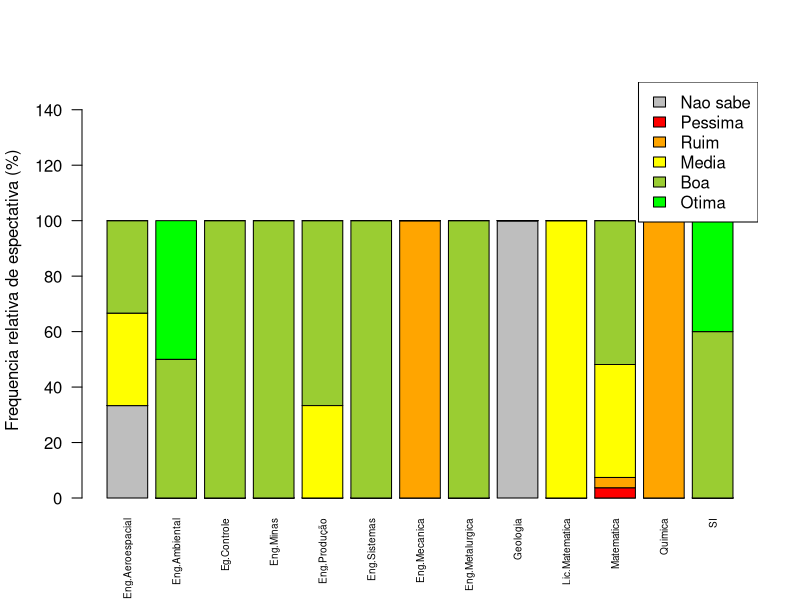
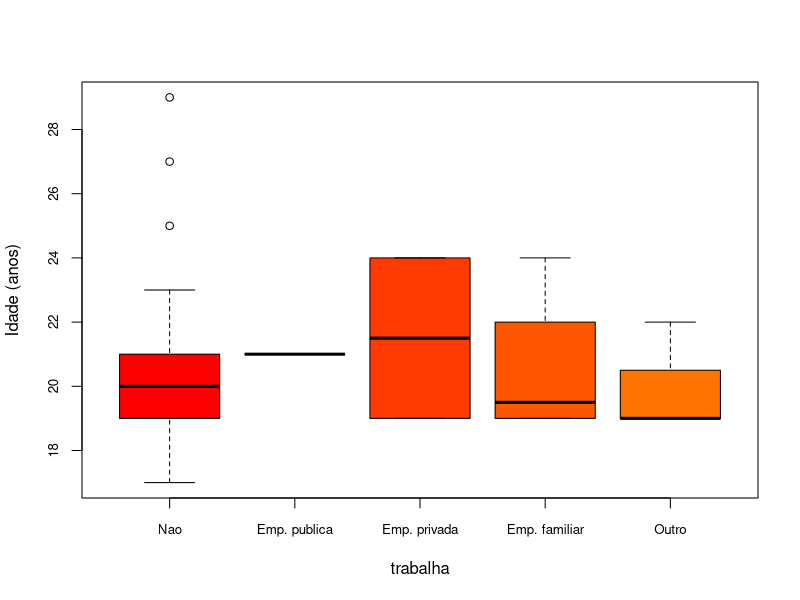
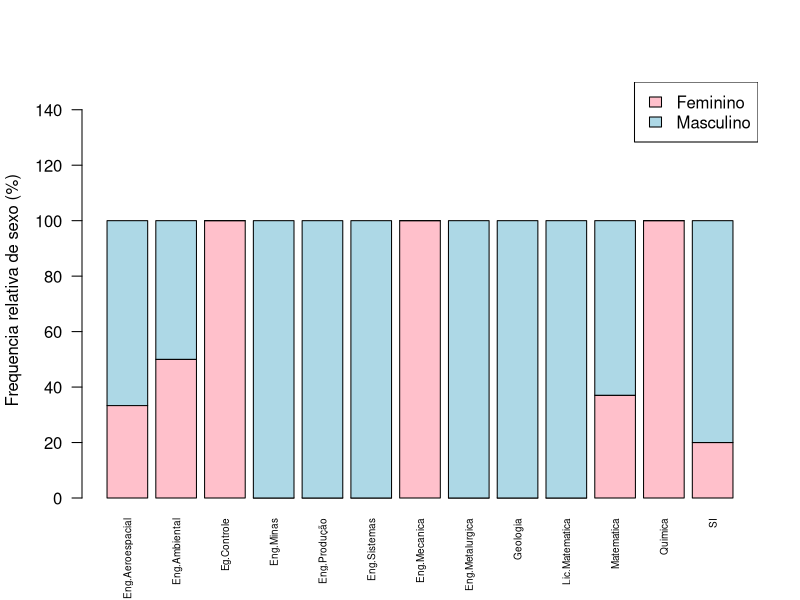
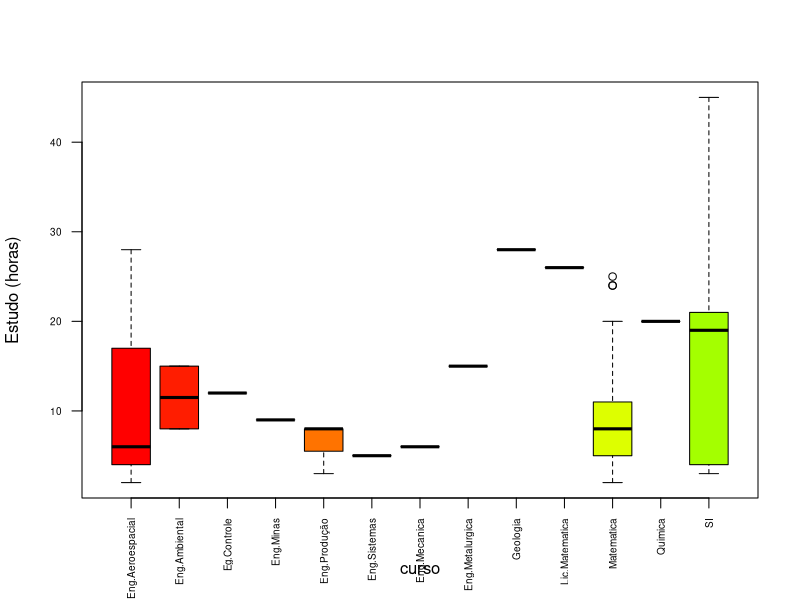
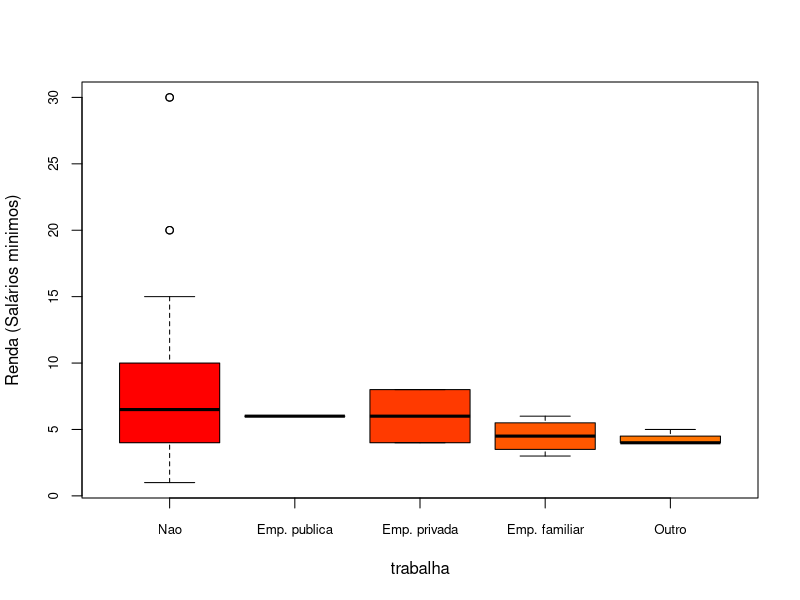
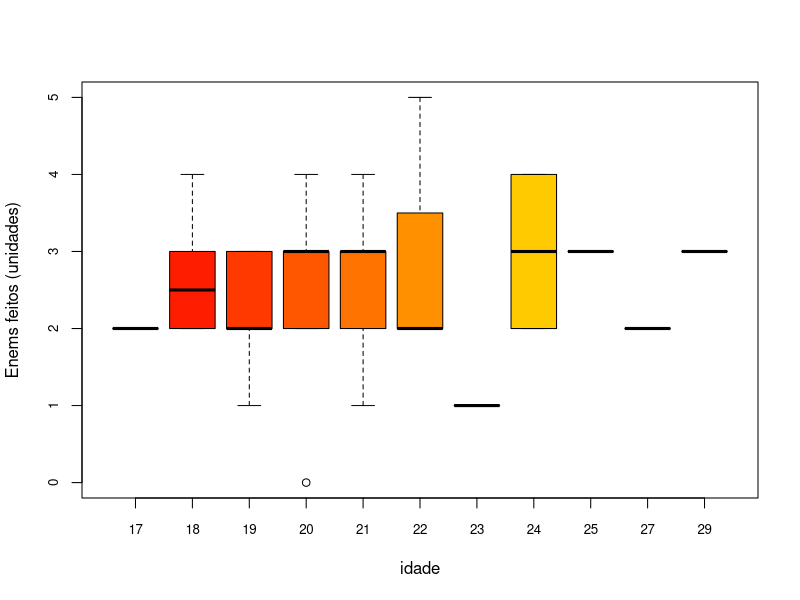

R code for these plots, in order:
#Carregando os dados da pesquisa
dados <- read.csv("code.csv", sep = ";", dec = ",", header = T)

attach(dados)

curso_labels     <- c("Eng.Aeroespacial", "Eng.Ambiental" , "Eg.Controle" , "Eng.Minas",
                      "Eng.Produção"    , "Eng.Sistemas"  , "Eng.Mecanica", "Eng.Metalurgica",
                      "Geologia"        , "Lic.Matematica", "Matematica"  , "Quimica",
                      "SI")

contribui_labels <- c("Salário", "Mercado de trabalho" , "Vocação", "Estabilidade",
                      "Interesse pela área de pesquisa", "Sal/Mer",
                      "Sal/Voc", "Mer/Voc", "Voc/Int",
                      "Sala/Mer/Voc", "Sal/Voc/Est")

expec_labels     <- c("Nao sabe", "Pessima", "Ruim",
                      "Media"   , "Boa"    , "Otima")

trabalha_labels  <- c("Nao", "Emp. publica", "Emp. privada", "Emp. familiar",
                      "Outro")

sexo_labels      <- c("Feminino", "Masculino")

#Frequencias absoluta e relativa
con_cur_freq_a <- table(contribui, curso)
con_cur_freq_r <- round(prop.table(con_cur_freq_a, margin = 2) * 100, 2)

exp_cur_freq_a <- table(expect, curso)
exp_cur_freq_r <- round(prop.table(exp_cur_freq_a, margin = 2) * 100, 2)

sex_curfreq_a  <- table(sexo, curso)
sex_curfreq_r  <- round(prop.table(sex_curfreq_a, margin = 2) * 100, 2)

#Criando so gráficos

png(file = "barplot_expec_curso.png")

barplot (
    exp_cur_freq_r,
    ylab      = "Frequencia relativa de espectativa (%)", 
    names.arg = curso_labels,
    col       = c("grey", "red", "orange", "yellow", "yellowgreen", "green"),
    las       = 2,
    ylim      = c(0,150),
    cex.names = 0.6,
)

legend("topright", expec_labels, fill = c("grey", "red", "orange", "yellow",
       "yellowgreen", "green"))

#-------------------------------------------------------------------------------

png(file = "boxplot_idade_trabalha.png")

boxplot (
    idade ~ trabalha,
    ylab     = "Idade (anos)",
    col      = rainbow(length(trabalha)),
    names    = trabalha_labels,
    cex.axis = 0.8
)

#-------------------------------------------------------------------------------

png(file = "barplot_sexo_curso.png")

barplot (
    sex_curfreq_r,
    ylab      = "Frequencia relativa de sexo (%)", 
    names.arg = curso_labels,
    col       = c("pink", "lightblue"),
    las       = 2,
    ylim      = c(0,150),
    cex.names = 0.6,
)

legend("topright", sexo_labels, fill = c("pink", "lightblue"))

#-------------------------------------------------------------------------------

png(file = "boxplot_h_estudo_curso.png")

boxplot (
    h_estudo ~ curso,
    ylab     = "Estudo (horas)",
    col      = rainbow(length(curso)),
    names    = curso_labels,
    cex.axis = 0.6,
    las = 2
)

#-------------------------------------------------------------------------------

renda = as.numeric(as.character(renda))

png(file = "boxplot_renda_trabalha.png")

boxplot (
    renda ~ trabalha,
    ylab     = "Renda (Salários minimos)",
    col      = rainbow(length(trabalha)),
    names    = trabalha_labels,
    cex.axis = 0.8
)

#-------------------------------------------------------------------------------

png(file = "boxplot_enem_idade.png")

boxplot (
    enem ~ idade,
    ylab     = "Enems feitos (unidades)",
    col      = rainbow(length(idade)),
    cex.axis = 0.8
)
